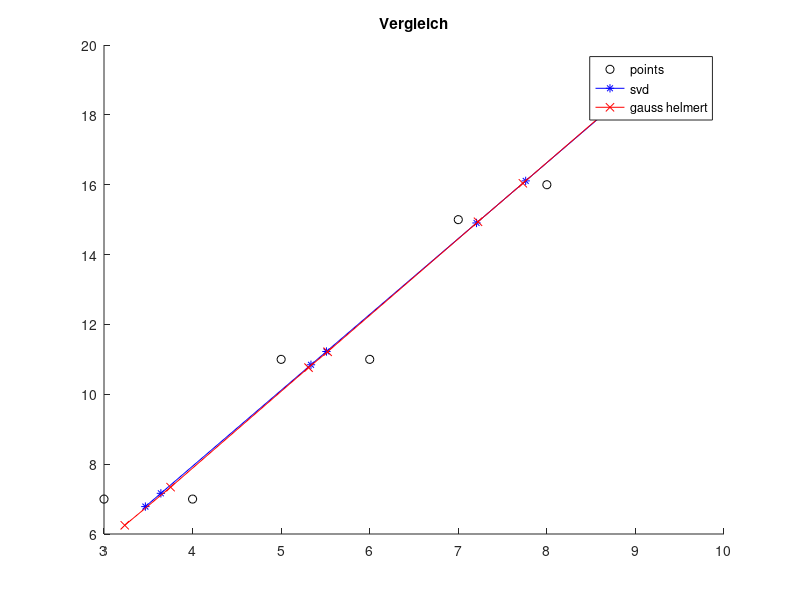

Write the MATLAB code that produced this figure.
%% Initialisierung
clc
clear all
close all

%% Data
t = [3,4,5,6,7,8,9]';
h = [7,7,11,11,15,16,19]';
n = length(t);

A2 = t;
A1 = ones(7,1);
B = h;

e = [1,2,3,4,5,6,7,7,6,5,4,3,2,1]';
P = diag(e);
delta = [e(1:n), e(n+1:end)];

%% Step 1
% n1 = n2 = d = 1
H = [A1, A2, B];

[Q,R] = qr(H);
R11 = R(1,1);
R12 = R(1,2:3);
R22 = R(2:3,2:3);

C = delta'* delta;
Rc = chol(C);

%% Step 2
[~,~,V,~,~] = gsvd(R22,Rc);
[Qz,Rz] = qr(V);
V = Qz;
Z2 = V(:,2);
Z1 = R11 \ (-R12) * Z2;

%% Step 3
Rz = [Z1;Z2] / norm([Z1;Z2]);
% Rz = [Z1;Z2] * 400;
Y = Rz(1:2);
Tao = Rz(3);

X_dach_GSVD = -Y * inv(Tao);

R22_tilde = -R22 * Z2 * Z2';
R22_neu = R22 + R22_tilde;
R_neu = [R11,R12];
R_neu = [R_neu;zeros(2,1),R22_neu];
R_neu = [R_neu;zeros(4,3)];
H_neu = Q * R_neu;

t_svd = H_neu(:,2);
h_svd = H_neu(:,3);


%% GHM mit
% Naehrungswerte
t = [3,4,5,6,7,8,9]';
h = [7,7,11,11,15,16,19]';


A = [t,ones(7,1)];
x0 = (A' * A) \ A' * h; % a0,b0
y = [h;t];
y0 = [h;t];
x_dach = x0;

xmit = zeros(2,8);
xmit(:,1) = x0;

dx_dach = [1;1];
j = 1;
while norm(dx_dach) > 10e-7
    dy = -(y - y0);
    w0 = y(1:7) - x_dach(1) * y(8:14) - x_dach(2);
    A = [-y(1:7), -ones(7,1)];    
    B1 = eye(7);
    B2 = eye(7) * (-x_dach(1));
    Bt = [B1,B2];
    N = [Bt * inv(P) * Bt' ,-A;
    -A', zeros(2)];

    w = w0 + Bt * dy;
    k = [w;zeros(2,1)];
    L = N \ k;
    lambda = L(1:7);
    dx_dach = L(8:9);
    x_dach = x_dach + dx_dach;
    xmit(:,j+1) = x_dach;
    
    e = -inv(P) * Bt' * lambda;
    y0 = y + e;
    j = j+1;
end

t_dach_gh2 = y0(8:14);
h_dach_gh2 = y0(1:7);
x_GHMmit = x_dach;

figure
hold on
title("Vergleich")
plot(t,h,"ok");
plot(t_svd,h_svd,"*-","color",'b')
plot(t_dach_gh2,h_dach_gh2,'x-',"color",'r');
legend('points','svd','gauss helmert')